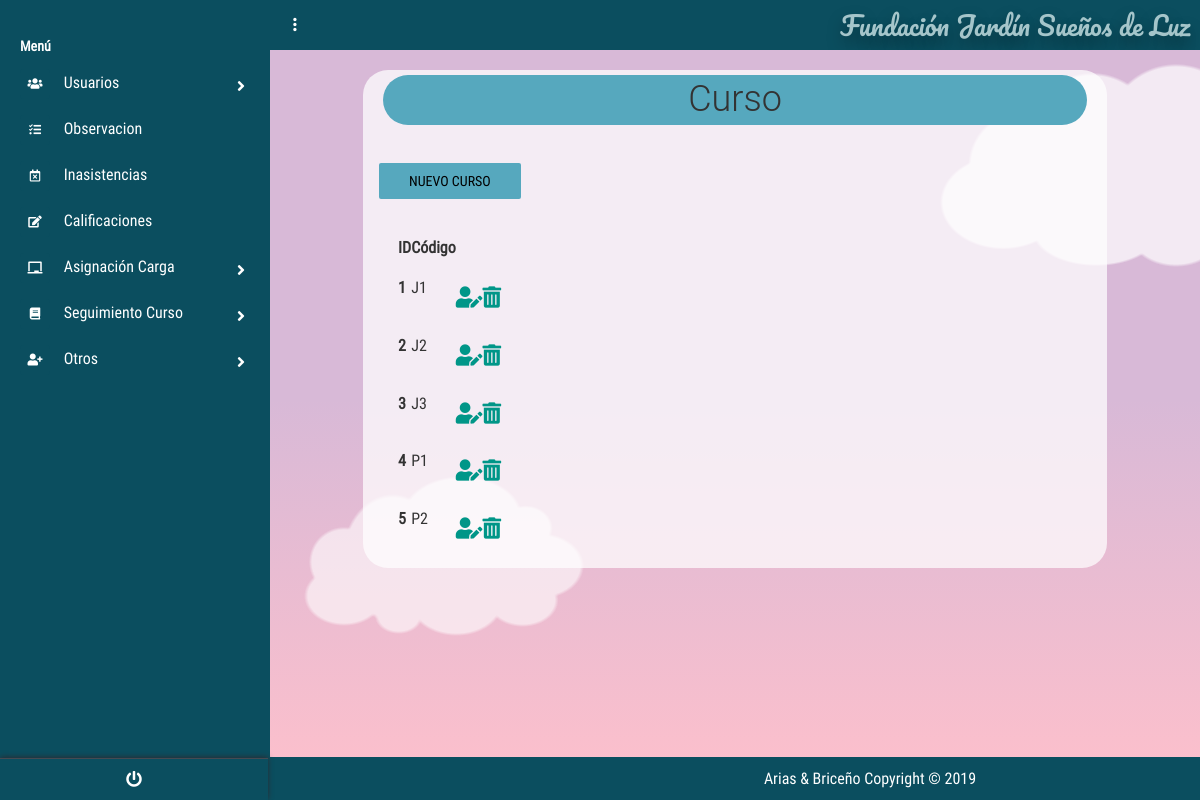
Page /?c=Curso&a=Index (signed in) on the committed database.
### tables this page shows
create table CURSO
(
id_Curso int PRIMARY KEY auto_increment ,
codigo_Curso VARCHAR (50) not null
);

### controllers/CursoController.php (called while the page is built, shortened)
<?php
require_once "./models/CursoModel.php";
class CursoController{
    public function __CONSTRUCT(){
        $this->mode = new CursoModel();
    }
    public function Index(){
        include_once './views/Curso/CursoCon.php';
    }
}

### models/Conexion.php (called while the page is built)
<?php
class Conexion{
    public static function conectar(){
        $PDO = new PDO("mysql:host=localhost;dbname=dbfundacion;charset=utf8","root","");
        $PDO->setAttribute(PDO::ATTR_ERRMODE,PDO::ERRMODE_EXCEPTION);
        return $PDO;
    }
}
?>

### models/CursoModel.php (called while the page is built, shortened)
<?php
class CursoModel{
    public $CNX;
    public function __construct(){
        try {
            $this->CNX= Conexion::conectar();
        } catch (Exception $e) {
            die($e->getMessage());
        }
    }
    public function listar_Curso(){
        try {
            $query= "SELECT * from curso" ;
            $stm = $this->CNX->prepare($query);
            $stm->execute();
            return $stm->fetchAll(PDO::FETCH_OBJ);
        } catch (Exception $e){
            die($e ->getMessage());
        }
    }
}

### views/Curso/CursoCon.php (the view, shortened to what this page needs)
<!DOCTYPE html>
<html lang="es">
<head>
    <link rel='stylesheet' href='https://cdnjs.cloudflare.com/ajax/libs/twitter-bootstrap/4.1.1/css/bootstrap.css'>
    <link rel='stylesheet' href='https://use.fontawesome.com/releases/v5.0.13/css/all.css'>
    <link rel="stylesheet" href="<?php echo SERVERURL; ?>assets/css/main.css">
    <link rel="stylesheet" href="<?php echo SERVERURL; ?>assets/css/style.css">
    <link rel="stylesheet" href="<?php echo SERVERURL; ?>assets/css/menu_Lateral.css">
    <link rel="stylesheet" href="<?php echo SERVERURL; ?>assets/css/main.css">
    <link href="https://unpkg.com/bootstrap-table@1.18.0/dist/bootstrap-table.min.css" rel="stylesheet">
</head>
<body>
    <?php include "./views/modules/navlateral.php" ?>
    <section class="full-box dashboard-contentPage">
        <?php include "./views/modules/navbar.php" ?>
        <div class="container">
            <div class="titles">
                <h1 class="tituloa ">Curso</h1>
                <div class="form-group" id="botones">
                    <a href="?c=Curso&a=nuevo" class="boton btn btn-info botones">Nuevo Curso</a>
                </div>
            </div>
            <div class="tablas">
            <table id="table" data-toggle="table" data-height="auto" data-search="true" data-show-refresh="false"
                data-show-columns="true" data-buttons-toolbar=".buttons-toolbar">
                <thead">
                    <tr>
                        <th data-field="ID">ID</th>
                        <th data-field="codigo">Código</th>
                        <th data-field="editar"></th>
                        <th data-field="eliminar"></th>
                    </tr>
                <tbody>
                    <?php foreach ($this->mode->listar_Curso() as $k ) : ?>
                    <tr>
                        <th data-field="ID" scope="row"><?php echo $k->id_Curso; ?></th>
                        <td data-field="codigo"><?php echo $k->codigo_Curso; ?></td>
                        <th data-field="editar">
                            <div class="form-group" id="botones">
                                <a href="?c=Curso&a=nuevo&id_Curso=<?php echo $k->id_Curso;?>"  class="fas fa-user-edit fa-lg " ></a>
                            </div>
                        </th>
                        <th data-field="eliminar">
                        <div class="form-group" id="botones">
                                <a onclick="javascript:return confirm('¿Desea eliminar el registro?');
                                " href="?c=Curso&a=g_eliminar_Curso&id_Curso=<?php echo $k->id_Curso;?>"
                                 class="fas fa-trash-alt fa-lg"></a>
                            </div>
                        </th>
                    </tr>
                    <?php endforeach; ?>
                </tbody>
            </table>
</div>
        </div>
        <?php include "./views/modules/fondo_Form.php" ?>
    </section>
</body>
</html>

### assets/css/main.css (style rules this page uses)
body, html { background-color: #0b4e5f; width: 100%; height: 100%; margin: 0; padding: 0; position: relative; font-size: 16px; font-family: 'RobotoCondensed'; overflow: hidden; }
.full-box { margin: 0; padding: 0; width: 100%; box-sizing: border-box; }
.container { background-color: rgba(255, 255, 255, 0.726); margin-top:20px; border-radius:25px; width:80%; }
.tablas,h1 { margin:20px }
h1 { text-align: center; padding: 5px; margin: 5px; }
form .btn, .botones { background-color: #56a8be; border-color: #56a8be; }
.tituloa { background-color: #56a8be; border-color: #56a8be; border-radius: 1em; }
.dashboard-sideBar, .dashboard-contentPage { position: absolute; top: 0; height: 100%; transition: all .3s ease-in-out; }
.dashboard-contentPage { right: 0; z-index: 1; padding-left: 270px; }
.btn:not(.btn-raised).btn-info, .input-group-btn .btn:not(.btn-raised).btn-info { color: #000000; }

### assets/css/menu_Lateral.css (style rules this page uses)
body { font-size: 0.9rem; }

### views/modules/fondo_Form.php (style rules this page uses)
html { box-sizing: border-box; }
*, *:before, *:after { box-sizing: inherit; }
body { margin: 0; background: linear-gradient(#d8b9d7 50%, #ffc0cb); min-height: 100vh; display: flex; justify-content: center; align-items: center; overflow: hidden; position: relative; }

### rows in the picture
curso: id_Curso "1", codigo_Curso "J1"
curso: id_Curso "2", codigo_Curso "J2"
curso: id_Curso "3", codigo_Curso "J3"
curso: id_Curso "4", codigo_Curso "P1"
curso: id_Curso "5", codigo_Curso "P2"

### other values in the picture
NOMBREPROYECTO "Fundación Jardín Sueños de Luz"
